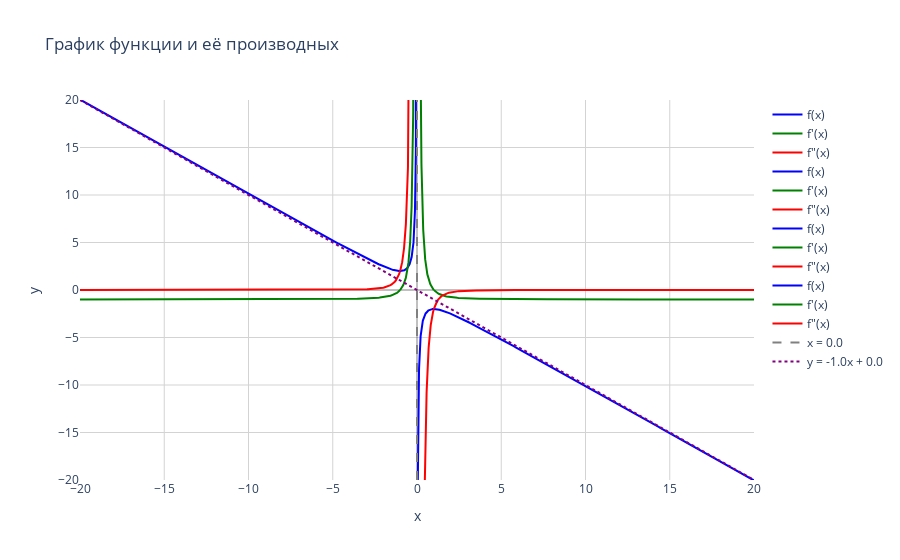

Notebook source saved alongside this figure:
### Markdown cell above
### Задание 9.5
1 point possible (graded)
Найдите точку минимума для функции 

$y = -\frac{x^2 + 1}{x}$

### Code cell
x = Symbol('x')
f = -(x**2+1)/x

# Для анализа только в действительных числах
analyzer_real = FunctionAnalyzer(f, x, x_range = (-20, 20), y_range = (-20, 20), complex_domain=False)
analyzer_real.describe()  # Покажет, что нет пересечений с осью x
analyzer_real.plot()

### Figure 1 — Plotly figure (JSON) as saved in the notebook; plotly's stock layout.template omitted (floating-point values rounded to 4 significant figures; data arrays with more than 128 entries replaced by an {"elided": "..."} marker saying what was removed)
{"data": [{"line": {"color": "blue"}, "name": "f(x)", "type": "scatter", "x": {"elided": "300 float values"}, "y": {"elided": "300 float values"}}, {"line": {"color": "green"}, "name": "f'(x)", "type": "scatter", "x": {"elided": "300 float values"}, "y": {"elided": "300 float values"}}, {"line": {"color": "red"}, "name": "f\"(x)", "type": "scatter", "x": {"elided": "300 float values"}, "y": {"elided": "300 float values"}}, {"line": {"color": "blue"}, "name": "f(x)", "type": "scatter", "x": {"elided": "300 float values"}, "y": {"elided": "300 float values"}}, {"line": {"color": "green"}, "name": "f'(x)", "type": "scatter", "x": {"elided": "300 float values"}, "y": {"elided": "300 float values"}}, {"line": {"color": "red"}, "name": "f\"(x)", "type": "scatter", "x": {"elided": "300 float values"}, "y": {"elided": "300 float values"}}, {"line": {"color": "blue"}, "name": "f(x)", "type": "scatter", "x": {"elided": "300 float values"}, "y": {"elided": "300 float values"}}, {"line": {"color": "green"}, "name": "f'(x)", "type": "scatter", "x": {"elided": "300 float values"}, "y": {"elided": "300 float values"}}, {"line": {"color": "red"}, "name": "f\"(x)", "type": "scatter", "x": {"elided": "300 float values"}, "y": {"elided": "300 float values"}}, {"line": {"color": "blue"}, "name": "f(x)", "type": "scatter", "x": {"elided": "300 float values"}, "y": {"elided": "300 float values"}}, {"line": {"color": "green"}, "name": "f'(x)", "type": "scatter", "x": {"elided": "300 float values"}, "y": {"elided": "300 float values"}}, {"line": {"color": "red"}, "name": "f\"(x)", "type": "scatter", "x": {"elided": "300 float values"}, "y": {"elided": "300 float values"}}, {"line": {"color": "gray", "dash": "dash"}, "mode": "lines", "name": "x = 0.0", "type": "scatter", "x": [0, 0], "y": [-20, 20]}, {"line": {"color": "purple", "dash": "dot"}, "mode": "lines", "name": "y = -1.0x + 0.0", "type": "scatter", "x": [-20, 20], "y": [20, -20]}], "layout": {"hovermode": "x unified", "plot_bgcolor": "white", "showlegend": true, "title": {"text": "График функции и её производных"}, "xaxis": {"gridcolor": "lightgray", "range": [-20, 20], "title": {"text": "x"}, "zerolinecolor": "black", "zerolinewidth": 0.5}, "yaxis": {"gridcolor": "lightgray", "range": [-20, 20], "title": {"text": "y"}, "zerolinecolor": "black", "zerolinewidth": 0.5}}}
